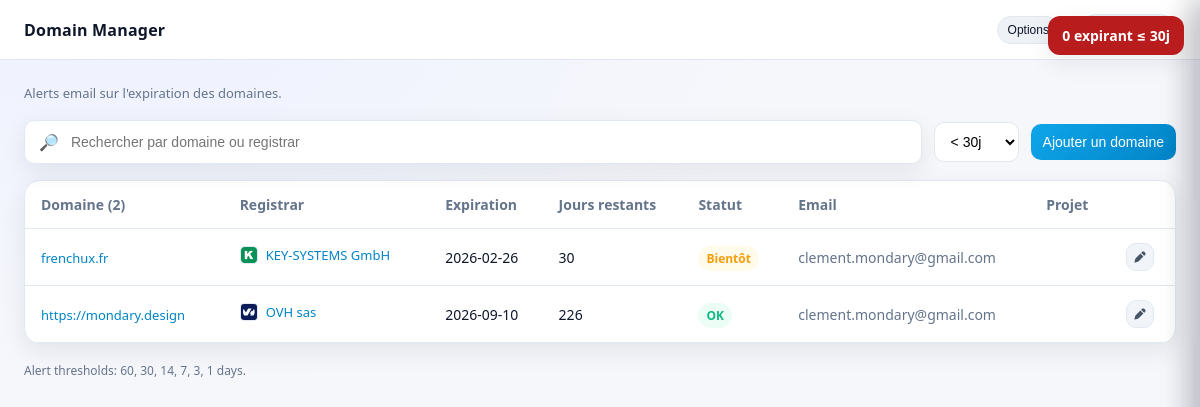
/index.php (signed in), run on an earlier commit of the app's database.
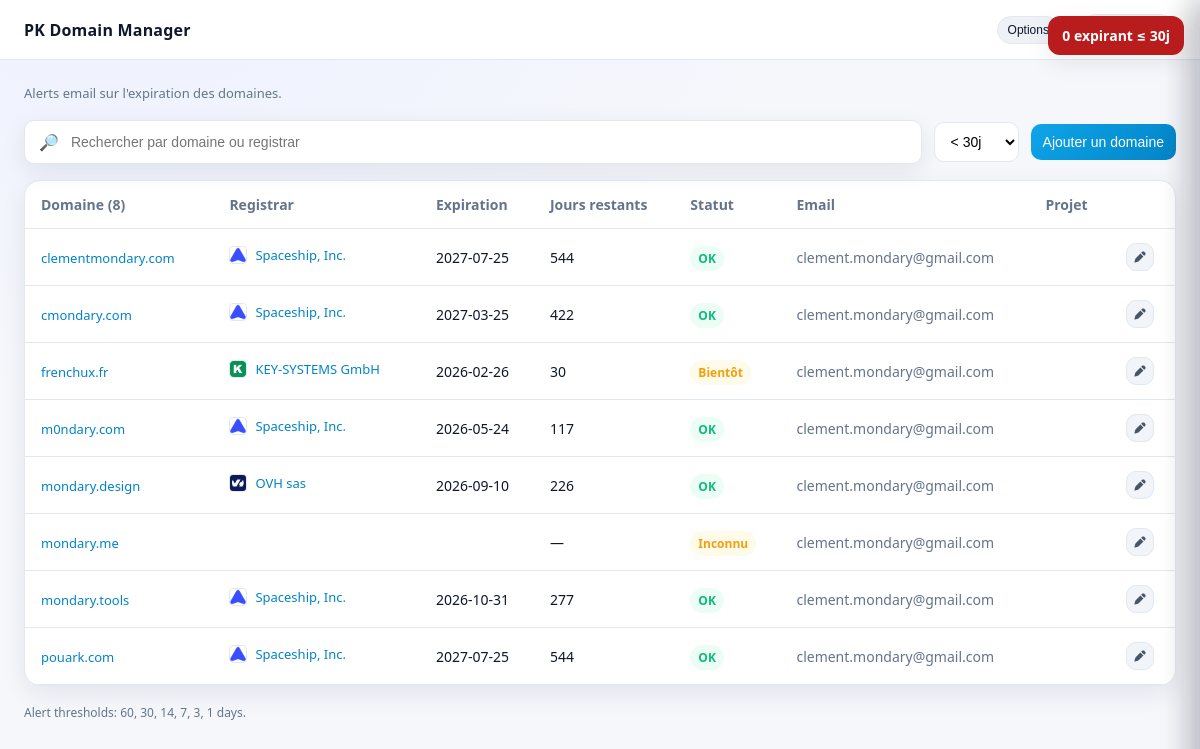
And on a later commit of the database.
### tables this page shows
CREATE TABLE domains (
            id INTEGER PRIMARY KEY AUTOINCREMENT,
            domain TEXT NOT NULL UNIQUE,
            project TEXT,
            registrar TEXT,
            expires TEXT,
            status TEXT,
            email TEXT
        );

### app/lib/db.php (called while the page is built, shortened)
<?php
function apply_settings(PDO $db, array $config): array {
    $defaults = [
        "site_name" => $config["site_name"],
        "email_to" => $config["email_to"],
        "email_from" => $config["email_from"],
        "mail_subject_prefix" => $config["mail_subject_prefix"],
        "alert_days" => $config["alert_days"],
        "language" => $config["language"] ?? "fr",
    ];
    $rows = $db->query("SELECT key, value FROM settings")->fetchAll();
    $settings = [];
    foreach ($rows as $row) {
        $settings[$row["key"]] = $row["value"];
    }
    $config["site_name"] = $settings["site_name"] ?? $config["site_name"];
    $config["email_to"] = $settings["email_to"] ?? $config["email_to"];
    $config["email_from"] = $settings["email_from"] ?? $config["email_from"];
    $config["mail_subject_prefix"] = $settings["mail_subject_prefix"] ?? $config["mail_subject_prefix"];
    $config["language"] = $settings["language"] ?? ($config["language"] ?? "fr");
    if (!empty($settings["alert_days"])) {
        $decoded = json_decode($settings["alert_days"], true);
        if (is_array($decoded)) {
            $config["alert_days"] = array_values(array_map("intval", $decoded));
        }
    }
    return $config;
}

### app/lib/i18n.php (called while the page is built, shortened)
<?php
function t(string $key, array $vars = []): string {
    $translations = $GLOBALS["i18n"] ?? [];
    $text = $translations[$key] ?? $key;
    foreach ($vars as $k => $v) {
        $text = str_replace("{" . $k . "}", (string)$v, $text);
    }
    return $text;
}

### app/lib/logos.php (called while the page is built, shortened)
<?php
function registrar_domain_map(): array {
    return [
        "ovh" => "ovh.com",
        "ovh sas" => "ovh.com",
        "spaceship" => "spaceship.com",
        "spaceship, inc." => "spaceship.com",
        "key-systems" => "key-systems.net",
        "key-systems gmbh" => "key-systems.net",
        "namecheap" => "namecheap.com",
        "godaddy" => "godaddy.com",
        "gandi" => "gandi.net",
        "cloudflare" => "cloudflare.com",
    ];
}
function registrar_domain_for_logo(string $registrar): ?string {
    $r = strtolower(trim($registrar));
    if ($r === "") return null;
    foreach (registrar_domain_map() as $key => $domain) {
        if (strpos($r, $key) !== false) {
            return $domain;
        }
    }
    return null;
}
function logo_slug(string $domain): string {
    return preg_replace("/[^a-z0-9]+/", "-", strtolower($domain));
}
function logo_paths(string $domain): array {
    $slug = logo_slug($domain);
    $dir = __DIR__ . "/../../public/logos";
    return [
        "dir" => $dir,
        "png" => $dir . "/" . $slug . ".png",
        "ico" => $dir . "/" . $slug . ".ico",
        "public_png" => "logos/" . $slug . ".png",
        "public_ico" => "logos/" . $slug . ".ico",
    ];
}
function cache_registrar_logo(string $registrar): ?string {
    $domain = registrar_domain_for_logo($registrar);
    if (!$domain) return null;
    $paths = logo_paths($domain);
    if (is_file($paths["ico"])) return $paths["public_ico"];
    return null;
}

### public/index.php (the view, shortened to what this page needs)
<?php
$config = require __DIR__ . "/../config.php";
require_once __DIR__ . "/../app/lib/db.php";
require_once __DIR__ . "/../app/lib/i18n.php";
require_once __DIR__ . "/../app/lib/logos.php";
date_default_timezone_set($config["timezone"]);
$db = get_db($config);
$config = apply_settings($db, $config);
$domains = $db->query("SELECT domain, project, registrar, expires, status, email FROM domains ORDER BY domain ASC")->fetchAll();
function days_until($date) {
    $today = new DateTime("today");
    $exp = DateTime::createFromFormat("Y-m-d", $date);
    if (!$exp) {
        return null;
    }
    $diff = $today->diff($exp);
    return (int)$diff->format("%r%a");
}
function status_class($days) {
    if ($days === null) return "warn";
    if ($days <= 30) return "warn";
    return "ok";
}
function registrar_logo_url($registrar) {
    $domain = registrar_domain_for_logo((string)$registrar);
    if (!$domain) return null;
    return "https://logo.clearbit.com/" . $domain;
}
function registrar_site_url($registrar) {
    $domain = registrar_domain_for_logo((string)$registrar);
    if (!$domain) return null;
    return "https://www." . $domain . "/";
}
$total = count($domains);
$expiring = 0;
foreach ($domains as $d) {
    $days = days_until($d["expires"] ?? "");
    if ($days !== null && $days <= 30) $expiring++;
}
?>
<!doctype html>
<html lang="<?php echo htmlspecialchars($config["language"] ?? "fr"); ?>">
  <head>
    <link rel="stylesheet" href="assets/style.css">
  </head>
  <body>
    <div class="topbar">
      <div class="topbar-inner">
        <div class="brand"><?php echo htmlspecialchars($config["site_name"]); ?></div>
        <button class="topbar-action" type="button" data-settings-open><?php echo t("options"); ?></button>
        <a class="topbar-action" href="logout.php"><?php echo t("logout"); ?></a>
      </div>
    </div>
    <div class="container">
      <div class="header">
        <div>
          <div class="hint"><?php echo t("header_hint"); ?></div>
        </div>
      </div>
      <div class="controls">
        <div class="search">
          <span class="muted">🔎</span>
          <input data-search type="text" placeholder="<?php echo t("search_placeholder"); ?>">
        </div>
        <select class="select" data-days-filter>
          <option value="30" selected>&lt; 30j</option>
        </select>
        <button class="btn primary" type="button" data-drawer-open="add"><?php echo t("add_domain"); ?></button>
      </div>
      <div class="table-card">
        <table>
          <thead>
                <tr tabindex="0"
                    data-domain="<?php echo htmlspecialchars($d["domain"] ?? ""); ?>"
                    data-project="<?php echo htmlspecialchars($d["project"] ?? ""); ?>"
                    data-registrar="<?php echo htmlspecialchars($d["registrar"] ?? ""); ?>"
                    data-expires="<?php echo htmlspecialchars($d["expires"] ?? ""); ?>"
                    data-status="<?php echo htmlspecialchars($d["status"] ?? ""); ?>"
                    data-email="<?php echo htmlspecialchars($d["email"] ?? ""); ?>"
                >
              <th><?php echo t("table_domain"); ?> (<?php echo $total; ?>)</th>
              <th><?php echo t("table_registrar"); ?></th>
              <th><?php echo t("table_expiration"); ?></th>
              <th><?php echo t("table_days_left"); ?></th>
              <th><?php echo t("table_status"); ?></th>
              <th><?php echo t("table_email"); ?></th>
              <th><?php echo t("table_project"); ?></th>
              <th></th>
            </tr>
          </thead>
          <tbody>
            <?php foreach ($domains as $d): ?>
              <?php $days = days_until($d["expires"] ?? ""); ?>
              <tr>
                <td>
                  <?php $domain = htmlspecialchars($d["domain"] ?? ""); ?>
                  <a class="link" href="https://<?php echo $domain; ?>" target="_blank" rel="noopener noreferrer"><?php echo $domain; ?></a>
                </td>
                <td>
                  <div class="registrar">
                    <?php $logo = registrar_logo_url($d["registrar"] ?? ""); ?>
                    <?php $cached_logo = cache_registrar_logo($d["registrar"] ?? ""); ?>
                    <?php $reg_url = registrar_site_url($d["registrar"] ?? ""); ?>
                    <?php if ($logo): ?>
                      <?php $alt_logo = str_replace("https://logo.clearbit.com/", "https://icons.duckduckgo.com/ip3/", $logo) . ".ico"; ?>
                      <img class="registrar-logo" src="<?php echo htmlspecialchars($cached_logo ?: $logo); ?>" data-alt-src="<?php echo htmlspecialchars($alt_logo); ?>" alt="">
                    <?php endif; ?>
                    <?php if ($reg_url): ?>
                      <a class="link" href="<?php echo htmlspecialchars($reg_url); ?>" target="_blank" rel="noopener noreferrer"><?php echo htmlspecialchars($d["registrar"] ?? ""); ?></a>
                    <?php else: ?>
                      <span><?php echo htmlspecialchars($d["registrar"] ?? ""); ?></span>
                    <?php endif; ?>
                  </div>
                </td>
                <td><?php echo htmlspecialchars($d["expires"] ?? ""); ?></td>
                <td><?php echo $days === null ? "—" : $days; ?></td>
                <td><span class="pill <?php echo status_class($days); ?>">
                  <?php
                    if ($days === null) echo t("status_unknown");
                    elseif ($days <= 7) echo t("status_critical");
                    elseif ($days <= 30) echo t("status_soon");
                    else echo t("status_ok");
                  ?>
                </span></td>
                <td class="muted"><?php echo htmlspecialchars(($d["email"] ?? "") ?: $config["email_to"]); ?></td>
                <td class="muted"><?php echo htmlspecialchars($d["project"] ?? ""); ?></td>
                <td class="actions">
                  <button class="icon-button" type="button"
                    data-drawer-open="edit"
                    data-domain="<?php echo htmlspecialchars($d["domain"] ?? ""); ?>"
                    data-project="<?php echo htmlspecialchars($d["project"] ?? ""); ?>"
                    data-registrar="<?php echo htmlspecialchars($d["registrar"] ?? ""); ?>"
                    data-expires="<?php echo htmlspecialchars($d["expires"] ?? ""); ?>"
                    data-status="<?php echo htmlspecialchars($d["status"] ?? ""); ?>"
                    data-email="<?php echo htmlspecialchars($d["email"] ?? ""); ?>"
                  title="<?php echo t("edit"); ?>" aria-label="<?php echo t("edit"); ?>">
                  </button>
                </td>
              </tr>
            <?php endforeach; ?>
          </tbody>
        </table>
      </div>
      <div class="footer">
        Alert thresholds: <?php echo implode(", ", $config["alert_days"]); ?> days.
      </div>
    </div>
    <div class="toast" data-expiring-toast><?php echo t("expiring_badge", ["count" => $expiring, "threshold" => 30]); ?></div>
  </body>
</html>

### public/assets/style.css (style rules this page uses)
:root { --bg: #f6f7fb; --card: #ffffff; --text: #0f172a; --muted: #64748b; --line: #e2e8f0; --primary: #0ea5e9; --primary-dark: #0284c7; --danger: #ef4444; --warn: #f59e0b; --ok: #10b981; --shadow: 0 8px 24px rgba(15, 23, 42, 0.08); }
* { box-sizing: border-box; }
body { margin: 0; font-family: "IBM Plex Sans", "Segoe UI", system-ui, -apple-system, sans-serif; background: radial-gradient(1200px 700px at 10% 0%, #eef2ff 0%, #f6f7fb 55%, #f6f7fb 100%); color: var(--text); }
.topbar { background: #fff; border-bottom: 1px solid var(--line); }
.topbar-inner { max-width: 1200px; margin: 0 auto; padding: 14px 24px; display: flex; align-items: center; gap: 20px; }
.brand { font-weight: 700; letter-spacing: 0.2px; }
.toast { position: fixed; top: 16px; right: 16px; background: #0f172a; color: #fff; font-size: 14px; font-weight: 700; padding: 10px 14px; border-radius: 12px; box-shadow: var(--shadow); z-index: 25; }
.toast.t30 { background: #b91c1c; }
.link { color: var(--primary-dark); font-size: 13px; text-decoration: none; margin-right: 8px; }
.topbar-action { color: var(--text); font-size: 12px; text-decoration: none; background: #eef2f6; border: 1px solid var(--line); border-radius: 999px; padding: 6px 10px; cursor: pointer; }
.actions { white-space: nowrap; }
.registrar { display: inline-flex; align-items: center; gap: 8px; }
.registrar-logo { width: 18px; height: 18px; border-radius: 4px; object-fit: contain; background: #fff; border: 1px solid var(--line); }
.icon { width: 16px; height: 16px; display: inline-block; fill: currentColor; }
.icon-button { display: inline-flex; align-items: center; justify-content: center; width: 28px; height: 28px; border-radius: 10px; border: 1px solid var(--line); background: #f1f4f8; color: #475569; cursor: pointer; }
.container { max-width: 1200px; margin: 24px auto 60px; padding: 0 24px; }
.header { display: flex; align-items: center; gap: 16px; margin: 10px 0 18px; }
.header .hint { color: var(--muted); font-size: 13px; }
.controls { display: grid; grid-template-columns: 1fr auto auto; gap: 12px; align-items: center; margin-bottom: 16px; }
.search { display: flex; align-items: center; gap: 10px; background: #fff; border: 1px solid var(--line); border-radius: 10px; padding: 10px 14px; box-shadow: var(--shadow); }
.search input { border: none; outline: none; flex: 1; font-size: 14px; }
.select, .btn { background: #fff; border: 1px solid var(--line); border-radius: 10px; padding: 10px 12px; font-size: 14px; }
.btn.primary { background: linear-gradient(135deg, var(--primary), var(--primary-dark)); color: #fff; border: none; }
.table-card { background: var(--card); border: 1px solid var(--line); border-radius: 16px; box-shadow: var(--shadow); overflow: hidden; }
table { width: 100%; border-collapse: collapse; font-size: 14px; }
thead th { text-align: left; padding: 14px 16px; color: var(--muted); font-weight: 600; border-bottom: 1px solid var(--line); }
tbody td { padding: 14px 16px; border-bottom: 1px solid var(--line); }
.muted { color: var(--muted); }
.pill { padding: 4px 8px; border-radius: 999px; font-size: 12px; font-weight: 600; }
.pill.ok { background: #ecfdf5; color: var(--ok); }
.pill.warn { background: #fffbeb; color: var(--warn); }
.footer { margin-top: 18px; font-size: 12px; color: var(--muted); }

What changed in the data, as far as the page shows it:
added domains: domain "clementmondary.com", registrar "Spaceship, Inc.", expires "2027-07-25", expires "544", email "clement.mondary@gmail.com"
added domains: domain "cmondary.com", registrar "Spaceship, Inc.", expires "2027-03-25", expires "422", email "clement.mondary@gmail.com"
added domains: domain "m0ndary.com", registrar "Spaceship, Inc.", expires "2026-05-24", expires "117", email "clement.mondary@gmail.com"
changed domains "OVH sas": domain "https://mondary.design" → "mondary.design"
added domains: domain "mondary.me", email "clement.mondary@gmail.com"
added domains: domain "mondary.tools", registrar "Spaceship, Inc.", expires "2026-10-31", expires "277", email "clement.mondary@gmail.com"
added domains: domain "pouark.com", registrar "Spaceship, Inc.", expires "2027-07-25", expires "544", email "clement.mondary@gmail.com"
Also different on the page:
$config["site_name"]: "Domain Manager" → "PK Domain Manager"
$total: "2" → "8"
